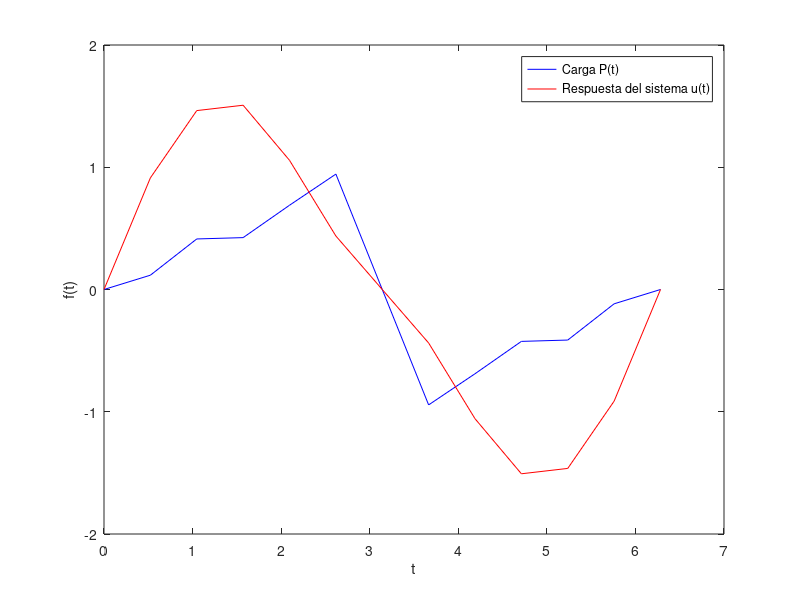

Here is the MATLAB script that generated this plot:
function Tp53
    clc, clear
    k = 1;
    P0 = 1;
    a0 = 0;
    m = 1;
   beta = 3/4;
   n = 1:4;
   betam = n*beta;
   bn = -2*P0*(-1).^n/pi./n;
    N = 12;
    omet = 2*pi/N* [0:N];

    for i = 1:length(omet)
        p(i)= sum(bn .* sin (omet(i)*n));
        u(i)= sum(1/k.*(a0 + (1./(1-betam.^2).*(bn .* sin (omet(i).*n)))));
    end
    disp(p)
    figure;
    plot(omet, p, 'b');
    hold on;
    plot(omet, u, 'r');
    hold off;
    legend('Carga P(t)', 'Respuesta del sistema u(t)');
    xlabel('t');
    ylabel('f(t)');
end






